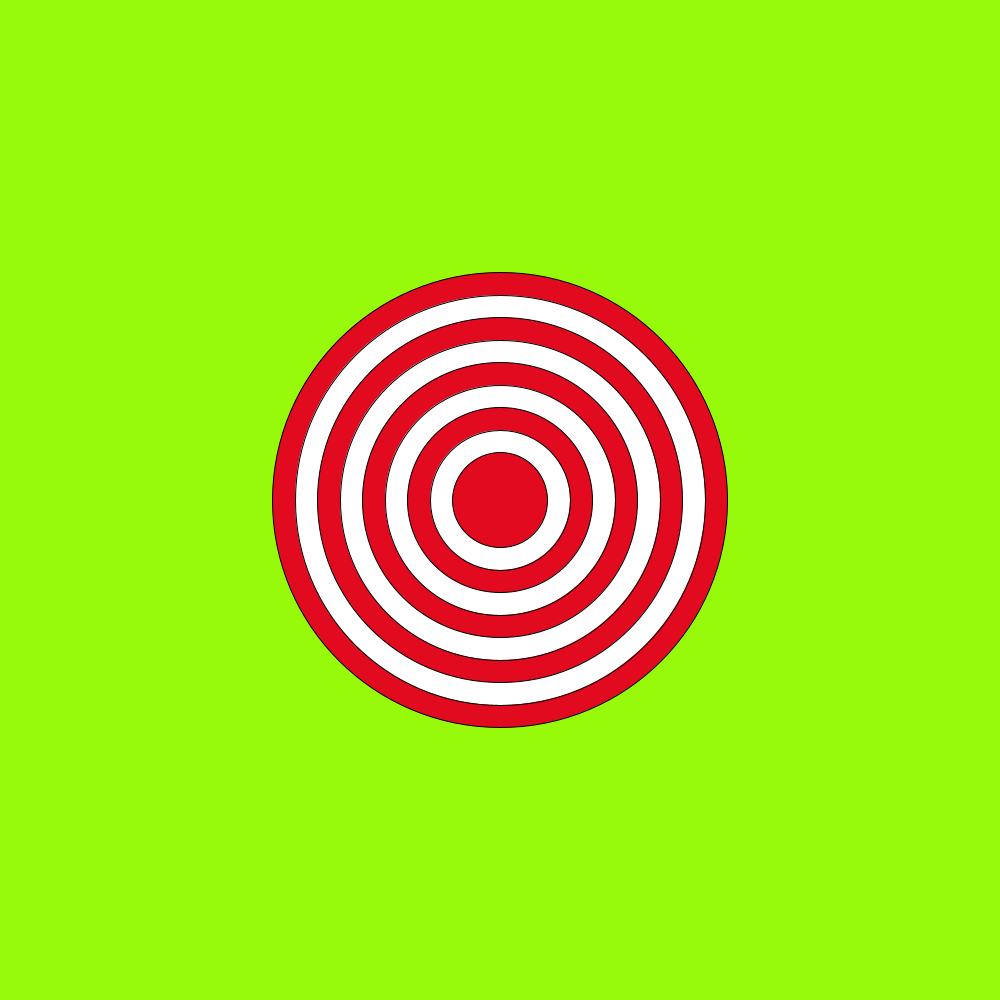
Frame 1 (no input)
Frame 60 (the mouse pressed at the canvas centre just before this capture): identical to frame 1, image omitted
Frame 120 (the mouse held since frame 60 and released just before this capture): identical to frame 1, image omitted

The Processing sketch that drew this single still picture (run headless with seeded random() and noise(); from frame 60 on, the mouse is pressed at the canvas centre):

// Processing sketch: bullseye
// ── bullseye.pde

void setup() {
  size (1000, 1000);
  // set the size of your sketch
}

void draw() {
  background (150, 250, 10);
  int x = 500;
  for (int y=0; y<9; y++) {
   if(y%2==0){
    fill(226, 10, 30);
   }else{
    fill(255, 255, 255);
    }  
    x = x-=45;
       ellipse(500, 500, x, x);
}
  //Starting with the largest ellipse, use a for loop to draw a bullseye with ellipses.

  //Use an if statement and remainder to alternate the color of your rings.
}
